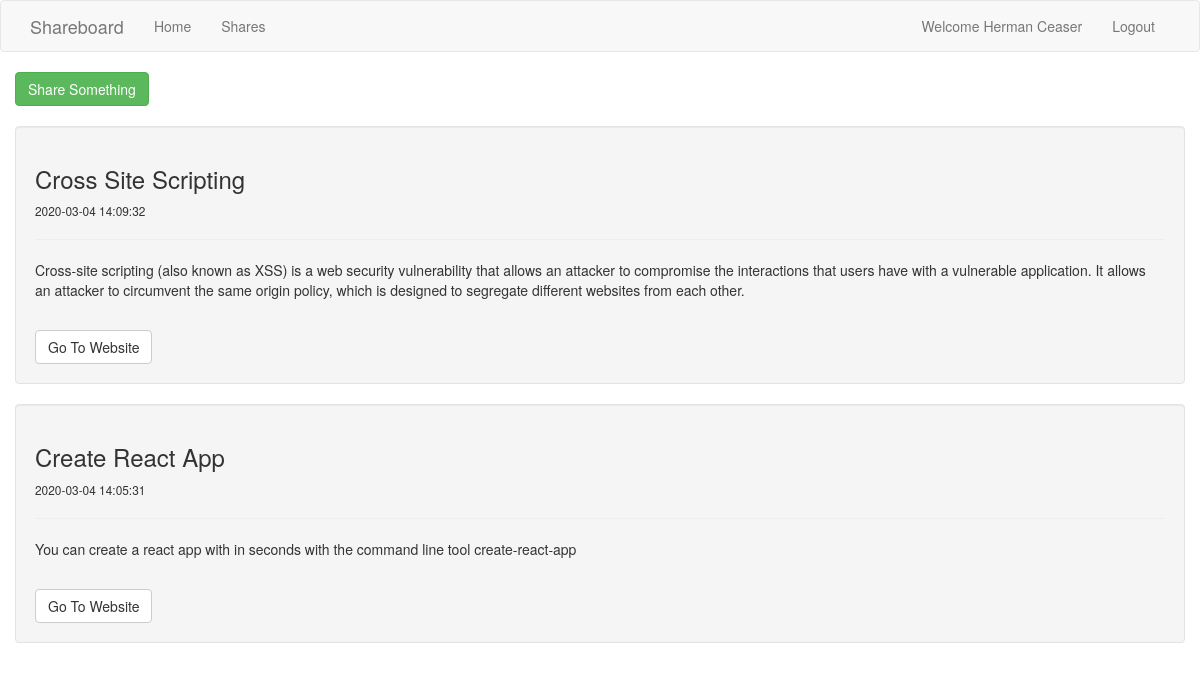
/shares (signed in), run on the app's committed database.
### tables this page shows
CREATE TABLE IF NOT EXISTS `shares` (
  `id` int(11) NOT NULL AUTO_INCREMENT,
  `user_id` int(11) NOT NULL,
  `title` varchar(255) NOT NULL,
  `body` text NOT NULL,
  `link` varchar(255) NOT NULL,
  `create_date` datetime NOT NULL DEFAULT CURRENT_TIMESTAMP,
  PRIMARY KEY (`id`)
);

### controllers/shares.php (called while the page is built, shortened)
<?php
class Shares extends Controller{
	protected function Index(){
		$viewmodel = new ShareModel();
		$this->returnView($viewmodel->Index(), true);
	}
}

### classes/Model.php (called while the page is built, shortened)
<?php
abstract class Model{
	protected $dbh;
	protected $stmt;
	public function __construct(){
		$this->dbh = new PDO("mysql:host=".DB_HOST.";dbname=".DB_NAME, DB_USER );
	}
	public function query($query){
		$this->stmt = $this->dbh->prepare($query);
	}
	public function execute(){
		$this->stmt->execute();
	}
	public function resultSet(){
		$this->execute();
		return $this->stmt->fetchAll(PDO::FETCH_ASSOC);
	}
}

### models/share.php (called while the page is built, shortened)
<?php
class ShareModel extends Model{
	public function Index(){
		$this->query('SELECT * FROM shares ORDER BY create_date DESC');
		$rows = $this->resultSet();
		return $rows;
	}
}

### views/shares/index.php (the view)
<div>
	<?php if(isset($_SESSION['is_logged_in'])) : ?>
	<a class="btn btn-success btn-share" href="<?php echo ROOT_PATH; ?>shares/add">Share Something</a>
	<?php endif; ?>
	<?php foreach($viewmodel as $item) : ?>
		<div class="well">
			<h3><?php echo $item['title']; ?></h3>
			<small><?php echo $item['create_date']; ?></small>
			<hr />
			<p><?php echo $item['body']; ?></p>
			<br />
			<a class="btn btn-default" href="<?php echo $item['link']; ?>" target="_blank">Go To Website</a>
		</div>
	<?php endforeach; ?>
</div>

### assets/css/style.css (style rules this page uses)
.btn-share { margin-bottom:20px; }

### data on the page
shares: title "Cross Site Scripting", create_date "2020-03-04 14:09:32", body "Cross-site scripting (also known as XSS) is a web security vulnerability that allows an attacker to compromise the interactions that users have with a vulnerable application. It allows an attacker to circumvent the same origin policy, which is designed to segregate different websites from each other."
shares: title "Create React App", create_date "2020-03-04 14:05:31", body "You can create a react app with in seconds with the command line tool create-react-app"

### other printed values
$_SESSION['user_data']['name'] "Herman Ceaser"
